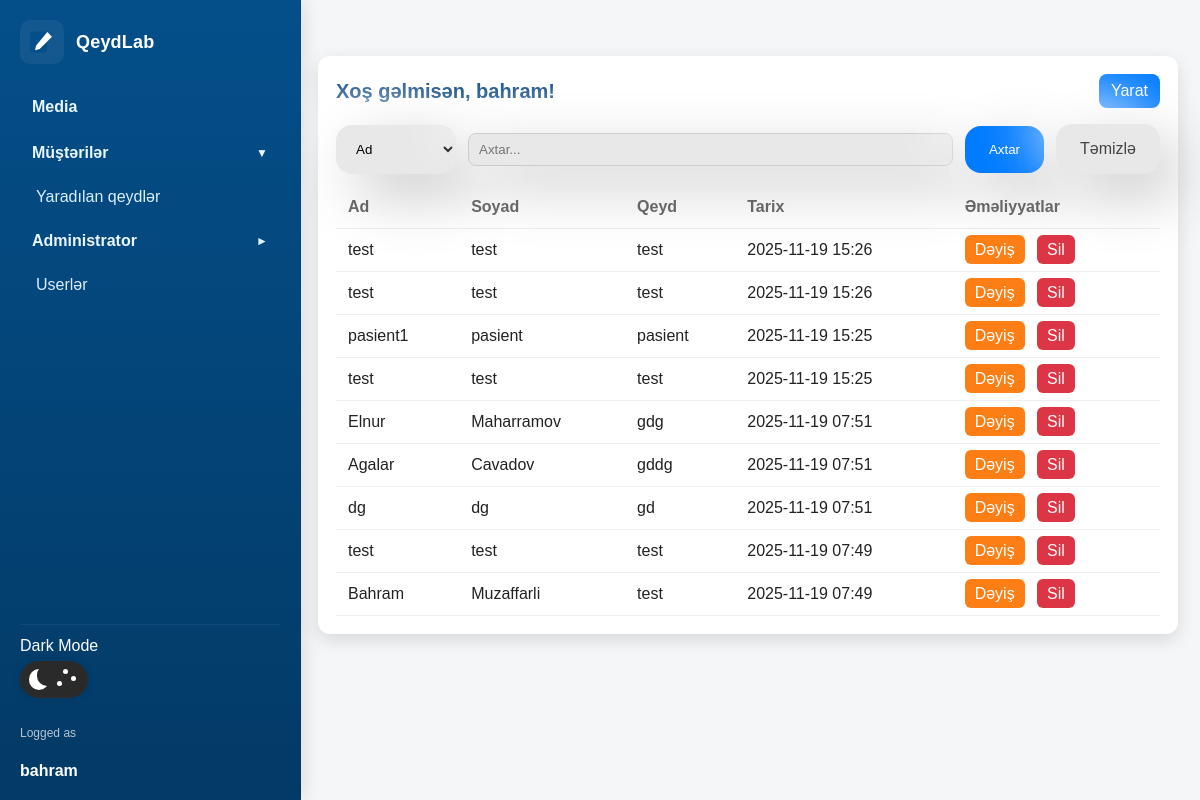
Screenshot of /notes/ (signed in) with the database file from the repository.
### home/models.py (models this page shows, shortened)
class Note(models.Model):
    first_name = models.CharField(max_length=50)
    last_name = models.CharField(max_length=50)
    note = models.TextField()
    created_at = models.DateTimeField(auto_now_add=True)

### home/views.py (the view)
# urls.py: path("notes/", views.notes_list, name="notes_list"), # New notes list page
def notes_list(request):
    username = request.session.get('username', 'Qonaq')
    lang = request.session.get('lang', 'aze')
    t = get_translations(lang)
    search_field = request.GET.get('search_field')
    q = request.GET.get('q')
    try:
        per_page = int(request.GET.get('per_page', 10))
    except (TypeError, ValueError):
        per_page = 10
    try:
        page_number = int(request.GET.get('page', 1))
    except (TypeError, ValueError):
        page_number = 1
    try:
        notes = Note.objects.all()
    except OperationalError as e:
        notes = Note.objects.none()
        context = {
            'username': username,
            'notes': [],
            'page_obj': None,
            'paginator': None,
            'per_page': per_page,
            'per_page_options': [5,10,25,50],
            'search_field': search_field,
            'q': q,
            'lang': lang,
            't': t,
            'total_count': 0,
            'db_error': str(e),
        }
        return render(request, "home/notes.html", context)
    allowed = ['first_name', 'last_name', 'note']
    if search_field in allowed and q:
        notes = notes.filter(**{f"{search_field}__icontains": q})
    notes = notes.order_by('-created_at')
    from django.core.paginator import Paginator, EmptyPage, PageNotAnInteger
    paginator = Paginator(notes, per_page)
    try:
        page_obj = paginator.page(page_number)
    except PageNotAnInteger:
        page_obj = paginator.page(1)
    except EmptyPage:
        page_obj = paginator.page(paginator.num_pages)
    context = {
        'username': username,
        'notes': page_obj.object_list,
        'page_obj': page_obj,
        'paginator': paginator,
        'per_page': per_page,
        'per_page_options': [5,10,25,50],
        'search_field': search_field,
        'q': q,
        'lang': lang,
        't': t,
        'total_count': paginator.count,
    }
    current = page_obj.number
    last = paginator.num_pages
    display = []
    for i in range(1, min(3, last+1)):
        display.append(i)
    if current - 2 > 3:
        display.append('...')
    for i in range(max(3, current-2), min(last-1, current+2)+1):
        if i not in display:
            display.append(i)
    if current + 2 < last-2:
        display.append('...')
    for i in range(max( max(3, last-1), len(display)>0 and display[-1] + 1 or 3 ), last+1):
        if i not in display:
            display.append(i)
    context['page_range_display'] = display
    return render(request, "home/notes.html", context)

### home/views.py (called while the page is built)
def get_translations(lang_code):
    return TRANSLATIONS.get(lang_code, TRANSLATIONS['aze'])

### home/templates/home/notes.html (shortened to what this page needs)
<!DOCTYPE html>
<html>
<head>
</head>
<body>
    <div style="display:flex; gap:18px; width:100%;">
        {% include 'home/sidebar.html' %}
        <div class="main-with-sidebar">
            <div class="box">
                <div class="header">
                    <h1>{{ t.welcome }} {{ username }}!</h1>
                    <div class="controls">
                        <a href="{% url 'create_note' %}" class="btn">{{ t.create }}</a>
                    </div>
                </div>
                <form method="GET" style="margin-bottom:12px; display:flex; gap:12px; align-items:center; flex-wrap:wrap;">
                    <select name="search_field" class="input" style="width:auto; min-width:120px;">
                        <option value="first_name" {% if search_field == 'first_name' %}selected{% endif %}>{{ 'Ad' }}</option>
                    </select>
                    <input type="text" name="q" placeholder="{{ t.search }}..." value="{% if q %}{{ q }}{% endif %}" class="input" style="flex-grow:1; min-width:200px;">
                    <button type="submit" class="btn" style="padding:1rem 1.5rem; border-radius:1rem; box-shadow:20px 20px 60px #c5c5c5, -20px -20px 60px #ffffff; transition:0.3s;">
                        {{ t.search }}
                    </button>
                    <a href="{% url 'welcome' %}" class="btn secondary" style="padding:1rem 1.5rem; border-radius:1rem; background:#e8e8e8; color:#444; text-decoration:none; box-shadow:20px 20px 60px #c5c5c5, -20px -20px 60px #ffffff; transition:0.3s;">
                        {{ t.clear }}
                    </a>
                </form>
                <table>
                    <thead>
                        <tr>
                            <th>{{ 'Ad' }}</th>
                            <th>{{ 'Soyad' }}</th>
                            <th>{{ 'Qeyd' }}</th>
                            <th>Tarix</th>
                            <th>{{ 'Əməliyyatlar' }}</th>
                        </tr>
                    </thead>
                    <tbody>
                        {% for note in notes %}
                        <tr>
                            <td>{{ note.first_name }}</td>
                            <td>{{ note.last_name }}</td>
                            <td>{{ note.note }}</td>
                            <td>{{ note.created_at|date:"Y-m-d H:i" }}</td>
                            <td class="actions">
                                <a href="{% url 'edit_note' note.id %}" class="edit">{{ t.edit }}</a>
                                <a href="{% url 'delete_note' note.id %}" class="delete delete-link">{{ t.delete }}</a>
                            </td>
                        </tr>
                        {% empty %}
                        <tr><td colspan="5" style="text-align:center; padding:18px; color:#666">{{ t.no_records }}</td></tr>
                        {% endfor %}
                    </tbody>
                </table>
            </div>
        </div>
    </div>
</body>
</html>

### home/templates/home/sidebar.html (shortened to what this page needs)
<aside id="qeyd-sidebar" style="position:fixed; left:0; top:0; bottom:0; width:260px; background:linear-gradient(180deg,#044f8a,#033a66); border-right:1px solid rgba(0,0,0,0.06); padding:20px; box-shadow:2px 0 18px rgba(2,24,47,0.12); z-index:60; overflow:auto;">
    <div style="display:flex; flex-direction:column; gap:16px; height:100%;">
        <a href="{% url 'welcome' %}" style="text-decoration:none; color:inherit; display:flex; align-items:center; gap:12px;">
            <div style="width:44px; height:44px; border-radius:10px; background:rgba(255,255,255,0.06); display:flex; align-items:center; justify-content:center;">
                <svg width="28" height="28" viewBox="0 0 24 24" xmlns="http://www.w3.org/2000/svg" aria-hidden="true" focusable="false">
                    <rect x="2" y="3" width="14" height="18" rx="2" fill="#044f8a" />
                    <path d="M16.5 3.5l4 4L10 18l-4 1 1-4L16.5 3.5z" fill="#ffffff" />
                </svg>
            </div>
            <div style="font-weight:900; color:#ffffff; font-size:18px; letter-spacing:0.2px">QeydLab</div>
        </a>
        <nav style="margin-top:8px; display:flex; flex-direction:column; gap:8px;">
            <a href="{% url 'menu_page' %}" style="display:flex; align-items:center; padding:10px 12px; border-radius:8px; color:#eaf6ff; text-decoration:none; font-weight:700; background:transparent">Media</a>
            <div>
                <a href="#" id="customersToggleLink" style="display:flex; justify-content:space-between; align-items:center; padding:10px 12px; border-radius:8px; color:#e8f6ff; font-weight:700; text-decoration:none; background:transparent">
                    <span>Müştərilər</span>
                    <span id="customersAccordionIcon" style="font-size:12px; transition:transform 0.2s;">►</span>
                </a>
                <div id="customersMenu" style="display:none; margin-top:8px; display:flex; flex-direction:column; gap:6px; padding-left:6px;">
                    <a href="{% url 'notes_list' %}" style="padding:8px 10px; border-radius:8px; color:#dbeeff; text-decoration:none; background:transparent">Yaradılan qeydlər</a>
                </div>
            </div>
            <div>
                <a href="#" id="adminToggleLink" style="display:flex; justify-content:space-between; align-items:center; padding:10px 12px; border-radius:8px; color:#eaf6ff; text-decoration:none; font-weight:700; background:transparent">
                    <span>Administrator</span>
                    <span id="adminAccordionIcon" style="font-size:12px; transition:transform 0.2s;">►</span>
                </a>
                <div id="adminMenu" style="display:none; margin-top:8px; display:flex; flex-direction:column; gap:6px; padding-left:6px;">
                    <a href="{% url 'users_list' %}" style="padding:8px 10px; border-radius:8px; color:#dbeeff; text-decoration:none;">Userlər</a>
                </div>
            </div>
        </nav>
        <div style="margin-top:auto; padding-top:12px; border-top:1px solid rgba(255,255,255,0.06);">
            <div style="display:flex; justify-content:space-between; align-items:center; margin-bottom:6px; color:#ffffff;">Dark Mode</div>
            <label class="switch">
                <span class="slider">
                    <span class="star star_1"></span>
                    <span class="star star_2"></span>
                    <span class="star star_3"></span>
                </span>
            </label>
        </div>
        <div style="margin-top:12px; font-size:12px; color:rgba(255,255,255,0.7);">Logged as</div>
        <div style="font-weight:700; color:#ffffff; margin-top:6px">{{ request.user.username|default:request.session.username|default:'Qonaq' }}</div>
    </div>
</aside>

### home/templates/home/notes.html (style rules this page uses)
:root { --bg: #f5f6f8; --box-bg: #fff; --primary: #007BFF; --muted: #666; --radius: 12px; }
body { background-color: var(--bg); font-family: Arial, sans-serif; color: #222; display: flex; justify-content: center; padding: 30px 10px; }
.box { background: var(--box-bg); width: 100%; max-width: 900px; border-radius: var(--radius); box-shadow: 0 6px 18px rgba(0,0,0,0.12); padding: 18px; }
.header { display:flex; justify-content:space-between; align-items:center; margin-bottom: 16px; }
h1 { margin:0; font-size:20px; color:#004080 }
.controls { display:flex; gap:10px; align-items:center }
select, input[type="text"] { padding:8px 10px; border-radius:8px; border:1px solid #ccc }
.input { border: none; padding: 1rem; border-radius: 1rem; background: #e8e8e8; box-shadow: 20px 20px 60px #c5c5c5, -20px -20px 60px #ffffff; transition: 0.3s; }
.btn { background:var(--primary); color:#fff; border:none; padding:8px 12px; border-radius:8px; cursor:pointer; text-decoration:none; display:inline-flex; align-items:center; gap:8px }
.btn.secondary { background:#6c757d; text-decoration:none }
table { width:100%; border-collapse:collapse; margin-top:12px }
th, td { padding:12px; border-bottom:1px solid #eee; text-align:left }
th { color:var(--muted); font-weight:600; }
.actions a { margin-right:8px; padding:6px 10px; border-radius:6px; text-decoration:none; color:#fff }
.actions .edit { background: #FD7E14 }
.actions .delete { background: #DC3545 }

### home/templates/home/sidebar.html (style rules this page uses)
.main-with-sidebar { margin-left: 280px; width: calc(100% - 300px); padding: 18px 20px; box-sizing: border-box; }
.main-with-sidebar .box { max-width: none; width:100%; }
.switch { font-size: 17px; position: relative; display: inline-block; width: 4em; height: 2.2em; border-radius: 30px; box-shadow: 0 0 10px rgba(0, 0, 0, 0.1); }
.slider { position: absolute; cursor: pointer; top: 0; left: 0; right: 0; bottom: 0; background-color: #2a2a2a; transition: 0.4s; border-radius: 30px; overflow: hidden; }
.slider:before { position: absolute; content: ""; height: 1.2em; width: 1.2em; border-radius: 20px; left: 0.5em; bottom: 0.5em; transition: 0.4s; transition-timing-function: cubic-bezier(0.81, -0.04, 0.38, 1.5); box-shadow: inset 8px -4px 0px 0px #fff; }
.star { background-color: #fff; border-radius: 50%; position: absolute; width: 5px; transition: all 0.4s; height: 5px; }
.star_1 { left: 2.5em; top: 0.5em; }
.star_2 { left: 2.2em; top: 1.2em; }
.star_3 { left: 3em; top: 0.9em; }

### rows the page displays
Note: first_name "test", last_name "test", note "test", created_at "2025-11-19 15:26", edit "Dəyiş", delete "Sil"
Note: first_name "test", last_name "test", note "test", created_at "2025-11-19 15:26", edit "Dəyiş", delete "Sil"
Note: first_name "pasient1", last_name "pasient", note "pasient", created_at "2025-11-19 15:25", edit "Dəyiş", delete "Sil"
Note: first_name "test", last_name "test", note "test", created_at "2025-11-19 15:25", edit "Dəyiş", delete "Sil"
Note: first_name "Elnur", last_name "Maharramov", note "gdg", created_at "2025-11-19 07:51", edit "Dəyiş", delete "Sil"
Note: first_name "Agalar", last_name "Cavadov", note "gddg", created_at "2025-11-19 07:51", edit "Dəyiş", delete "Sil"
Note: first_name "dg", last_name "dg", note "gd", created_at "2025-11-19 07:51", edit "Dəyiş", delete "Sil"
Note: first_name "test", last_name "test", note "test", created_at "2025-11-19 07:49", edit "Dəyiş", delete "Sil"
Note: first_name "Bahram", last_name "Muzaffarli", note "test", created_at "2025-11-19 07:49", edit "Dəyiş", delete "Sil"

### other values shown
{{ request.user.username|default:request.session.username|default:'Qonaq' }} "bahram"
{{ t.welcome }} "Xoş gəlmisən,"
{{ username }} "bahram"
{{ t.create }} "Yarat"
{{ t.search }} "Axtar"
{{ t.clear }} "Təmizlə"
{{ 'Ad' }} "Ad"
{{ 'Soyad' }} "Soyad"
{{ 'Qeyd' }} "Qeyd"
{{ 'Əməliyyatlar' }} "Əməliyyatlar"
form field search_field "Ad"
